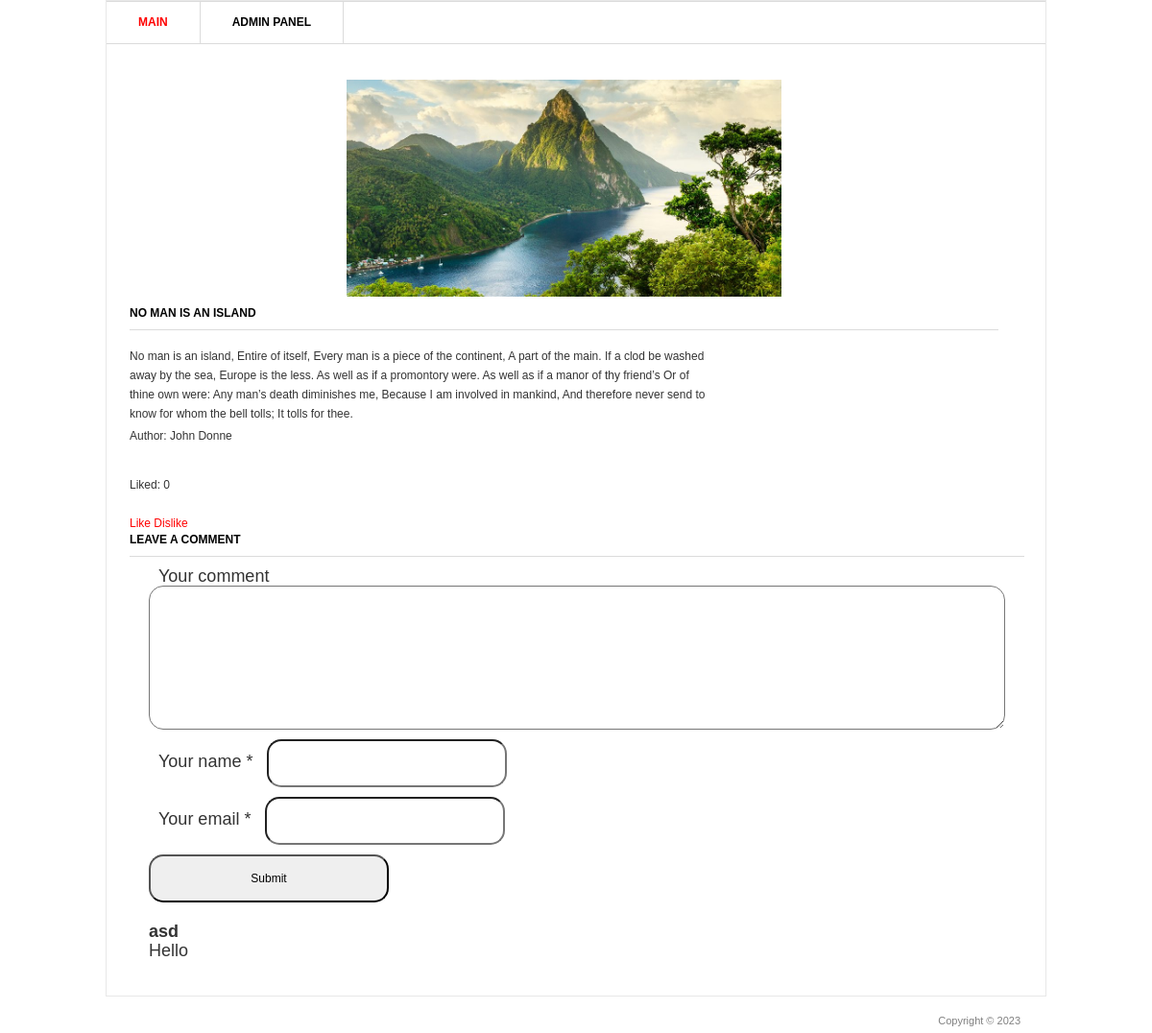
Page /2/ on the committed database.
### blog/models.py (models this page shows, shortened)
class Post(models.Model):
    title = models.CharField('Post title', max_length=100)
    description = models.TextField('Post text')
    author = models.CharField('Author`s name', max_length=100)
    date = models.DateField('Publication date')
    img = models.ImageField('Image', upload_to='image/%Y')
    class Meta:
        verbose_name = 'Post'
        verbose_name_plural = 'Posts'

class Comments(models.Model):
     email = models.EmailField()
     name = models.CharField('Name', max_length=50)
     text_comments = models.TextField('Text of the comment', max_length=2000)
     post = models.ForeignKey(Post, verbose_name='Publication', on_delete=models.CASCADE)
     class Meta:
        verbose_name = 'Comment'
        verbose_name_plural = 'Comments'

### blog/views.py (the view)
# urls.py: path('<int:pk>/', views.PostDetail.as_view()),
class PostDetail(View):
    def get(self, request, pk):
        post = Post.objects.get(id=pk)
        return render(request, 'blog/blog_detail.html', {'post': post})

### templates/blog/blog_detail.html (shortened to what this page needs)
{% load static %}
<html>
<head>
    <link rel="stylesheet" href="{% static 'css/style.css' %}" type="text/css" media="all" />
</head>
<body>
    <div class="shell">
        <div class="border">
            <div id="navigation">
                <ul>
                    <li><a href="/" class="active">Main</a></li>
                    <li><a href="/admin">Admin panel</a></li>
                </ul>
            </div>
            <div id="main">
                <div id="content" class="left">
                    <p align="center">
                        <a href="#"><img src="{{ post.img.url }}" width="50%" /></a>
                    </p>
                    <div class="projects">
                        <h3>{{ post.title }}</h3>
                        <div class="item">
                            <div class="text left">
                                <p>{{ post.description }}</p>
                                <p>Author: {{ post.author }}</p>
                            </div>
                        </div>
                    </div>
                </div>
                <div>
                    <br>
                    <p>Liked: {{ post.likes_set.all.count }}</p>
                    <br>
                    <a href="{% url 'add_likes' post.id %}">Like</a>
                    <a href="{% url 'del_likes' post.id %}">Dislike</a>
                </div>
                <div class="form-comment">
                    <h3>Leave a comment</h3>
                    <div>
                        <form action="{% url 'add_comments' post.id %}" method="post">
                            <div>
                                <label>Your comment</label>
                                <textarea name="text_comments"></textarea>
                            </div>
                            <div>
                                <label>Your name *</label>
                                <input type="text" name="name">
                            </div>
                            <div>
                                <label>Your email *</label>
                                <input type="email" name="email">
                            </div>
                            <div><input type="submit"></div>
                        </form>
                    </div>
                </div>
                <div>
                    {% for comment in post.comments_set.all %}
                        <div class="view-comment">
                            <h4>{{ comment.name }}</h4>
                            <p>
                                {{ comment.text_comments }}
                            </p>
                        </div>
                    {% endfor %}
                </div>
            </div>
        </div>
        <div id="footer">
            <p class="copy right">Copyright &copy; 2023 </p>
        </div>
    </div>
</body>
</html>

### static/css/style.css (style rules this page uses)
* { margin: 0; padding: 0; outline:0; }
body { font-size: 12px; line-height: 20px; font-family: Georgia, Arial, Helvetica, Sans-Serif; color: #333; background: url() repeat 0 0; }
a { color: #ff0000; text-decoration: none; cursor:pointer; }
a img { border: 0; }
input, textarea, select { font-family: Arial, Helvetica, sans-serif; font-size:12px; }
textarea { overflow:auto; }
.left, .alignleft { float: left; display: inline; }
.right, .alignright { float: right; display: inline; }
.shell { width: 980px; margin: 0 auto; }
.border { border: 1px solid #e8e8e8; background: #fff; position: relative; }
#navigation { height: 43px; border-top: 1px solid #dbdbdb; border-bottom: 1px solid #dbdbdb; }
#navigation ul { list-style: none; }
#navigation ul li { float: left; height: 43px; border-right: 1px solid #dbdbdb; font-size: 12px; line-height: 43px; font-weight: bold; text-transform: uppercase; }
#navigation ul li a { float: left; height: 43px; color: #000; padding: 0 33px; }
#navigation ul li a:hover, #navigation ul li a.active { color: #ff0000; text-decoration: none; }
#main { width: 932px; padding: 37px 24px 17px 24px; }
#main h3 { font-size: 12px; line-height: 15px; color: #000; text-transform: uppercase; border-bottom: 1px solid #dbdbdb; padding: 0 0 9px 0; }
#content { width: 905px; }
.projects { padding: 10px 0 0 0; }
.projects h3 { margin: 0 0 17px 0; }
.projects .item { margin: 0 0 28px 0; }
.projects .text { width: 600px; }
.projects .text p { padding: 0 0 3px 0; }
#footer { font-family: Arial, sans-serif; font-size: 11px; line-height: 14px; color: #7f7f7f; padding: 18px 27px 20px 38px; }
.form-comment { font-size: 18px; }
.form-comment label { margin: 10px 10px; }
.form-comment input { border-radius: 15px; padding: 15px; height: 50px; width: 250px; }
.form-comment textarea { border-radius: 15px; padding: 15px; height: 150px; width: 100%; resize: vertical; }
.form-comment div { margin: 10px; }
.view-comment { padding: 10px; margin: 10px; font-size: 18px; border-radius: 15px; }

### rows in the picture
Post: img (picture), title "NO MAN IS AN ISLAND", description "No man is an island, Entire of itself, Every man is a piece of the continent, A part of the main. If a clod be washed away by the sea, Europe is the less. As well as if a promontory were. As well as if a manor of thy friend’s Or of thine own were: Any man’s death diminishes me, Because I am involved in mankind, And therefore never send to know for whom the bell tolls; It tolls for thee.", author "John Donne", likes_set.all.count "0"
Comments: name "asd", text_comments "Hello"
